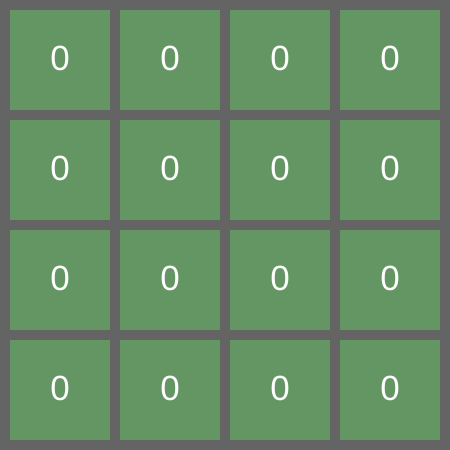
Frame 1 (no input)
Frame 60 (no input): identical to frame 1, image omitted
Frame 120 (the mouse pressed at the canvas centre since frame 60): identical to frame 1, image omitted

The p5.js sketch that drew this single still picture (run headless with seeded random() and noise() and a simulated clock; from frame 60 on, the mouse is pressed at the canvas centre):

// p5.js sketch
// ── sketch.js
var grid = [];
const TILE_SIZE = 100,
  MARGIN = 10;

function preload() {}

function setup() {
  createCanvas(450, 450);
  grid = [
    [0, 0, 0, 0],
    [0, 0, 0, 0],
    [0, 0, 0, 0],
    [0, 0, 0, 0]
  ];
  console.table(grid);
}

function draw() {
  background(100);

  /*** Drawing grid ***/
  noStroke();
  for (var x = 0; x < grid.length; x++) {
    for (var y = 0; y < grid[x].length; y++) {
      fill(100, 150, 100);
      rect(x * (MARGIN + TILE_SIZE) + MARGIN, y * (MARGIN + TILE_SIZE) + MARGIN, TILE_SIZE, TILE_SIZE);
      fill(255);
      textAlign(CENTER, CENTER);
      textSize(35);
      text(grid[x][y], x * (MARGIN + TILE_SIZE) + MARGIN + TILE_SIZE / 2, y * (MARGIN + TILE_SIZE) + MARGIN + TILE_SIZE / 2);
    }
  }
}

function addTile() {
  var aval = [];
  for (var x = 0; x < grid.length; x++) {
    for (var y = 0; y < grid[x].length; y++) {
      if (grid[x][y] === 0) {
        aval.push({
          x: x,
          y: y
        });
      }
    }
  }
  if (aval.length > 0) {
    let sel = random(aval);
    grid[sel.x][sel.y] = (random() > 0.5 ? 2 : 4);
  }

}
